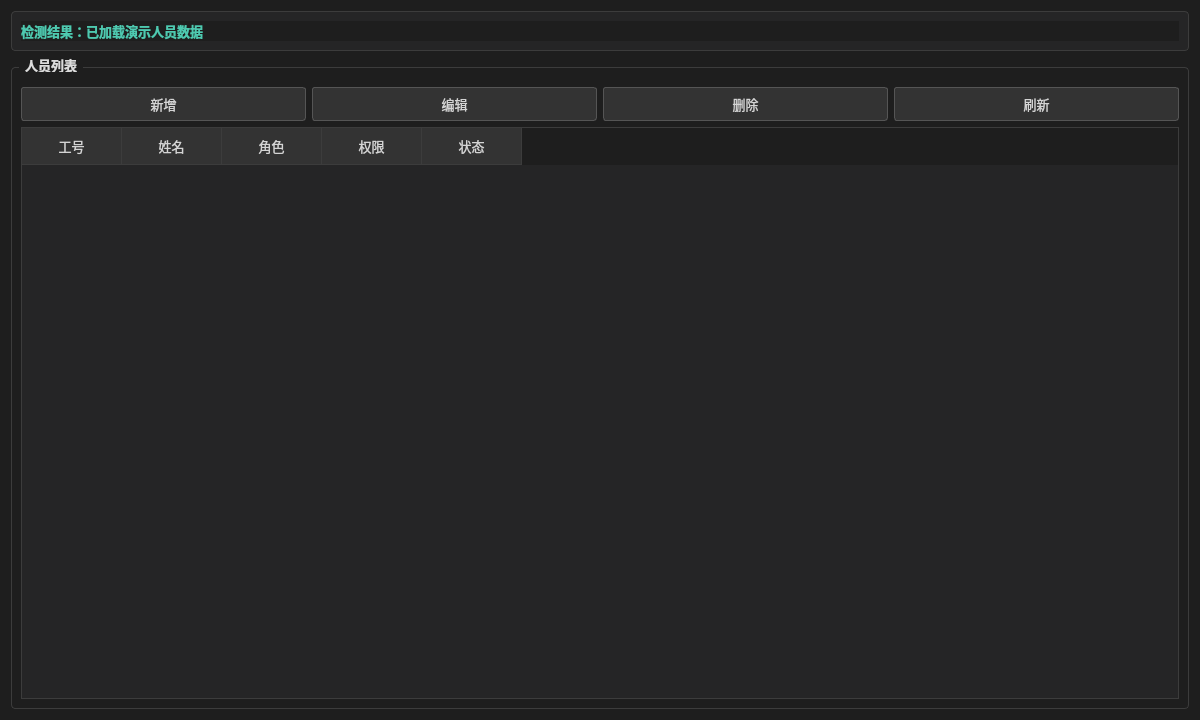
<?xml version="1.0" encoding="UTF-8"?>
<ui version="4.0">
 <class>PersonnelPage</class>
 <widget class="QWidget" name="PersonnelPage">
  <property name="geometry"><rect><x>0</x><y>0</y><width>1200</width><height>720</height></rect></property>
  <property name="styleSheet">
   <string notr="true">QWidget { background-color: #1e1e1e; color: #d4d4d4; font-family: "Microsoft YaHei", "Segoe UI"; font-size: 13px; }
QFrame#pageHeader { background-color: #252526; border: 1px solid #3c3c3c; border-radius: 4px; }
QLabel#pageResult { color: #4ec9b0; font-weight: 600; }
QLabel#pageTip { color: #9d9d9d; font-size: 12px; }
QGroupBox { border: 1px solid #3c3c3c; border-radius: 4px; margin-top: 10px; padding-top: 10px; font-weight: 600; }
QGroupBox::title { subcontrol-origin: margin; left: 8px; padding: 0 4px; color: #dcdcdc; }
QPushButton { background-color: #333333; border: 1px solid #555555; border-radius: 3px; padding: 6px 12px; color: #d4d4d4; }
QPushButton:hover { background-color: #3c3c3c; }
QTableWidget { background-color: #252526; alternate-background-color: #2a2a2b; border: 1px solid #3c3c3c; gridline-color: #3c3c3c; }
QHeaderView::section { background-color: #333333; color: #d4d4d4; border: none; border-right: 1px solid #3c3c3c; border-bottom: 1px solid #3c3c3c; padding: 6px; }</string>
  </property>
  <layout class="QVBoxLayout" name="verticalLayout">
   <item>
    <widget class="QFrame" name="pageHeader">
     <layout class="QHBoxLayout" name="headerLayout">
      <item><widget class="QLabel" name="pageResult"><property name="text"><string>检测结果：已加载演示人员数据</string></property></widget></item>
     </layout>
    </widget>
   </item>
   <item>
    <widget class="QGroupBox" name="personnelGroup">
     <property name="title"><string>人员列表</string></property>
     <layout class="QVBoxLayout" name="personnelLayout">
      <item>
       <layout class="QHBoxLayout" name="toolbarLayout">
        <item><widget class="QPushButton" name="addButton"><property name="text"><string>新增</string></property></widget></item>
        <item><widget class="QPushButton" name="editButton"><property name="text"><string>编辑</string></property></widget></item>
        <item><widget class="QPushButton" name="deleteButton"><property name="text"><string>删除</string></property></widget></item>
        <item><widget class="QPushButton" name="refreshButton"><property name="text"><string>刷新</string></property></widget></item>
       </layout>
      </item>
      <item>
       <widget class="QTableWidget" name="personnelTable">
        <property name="columnCount"><number>5</number></property>
        <column><property name="text"><string>工号</string></property></column>
        <column><property name="text"><string>姓名</string></property></column>
        <column><property name="text"><string>角色</string></property></column>
        <column><property name="text"><string>权限</string></property></column>
        <column><property name="text"><string>状态</string></property></column>
       </widget>
      </item>
     </layout>
    </widget>
   </item>
  </layout>
 </widget>
 <resources/>
 <connections/>
</ui>
